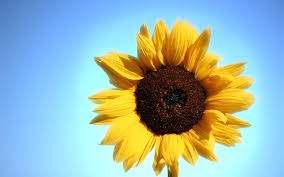
#> input picture Practices/Practice_5/Images/sun.jpg, 284 x 177 px, found by its file name
$ python cropImg.py
#> lines starting #> are read from the running program, lines starting #| are printed output that depends on the picture
import cv2
img = cv2.imread("/home/jimi/Documents/TalTech/Md/IntroToPython/Practice_5/Images/sun.jpg")
#> img is the input picture: shape (177, 284, 3); mean B, G, R 176.2, 182.8, 154.6
startRow = int(177*.15)
startCol = int(284*.15)
endRow = int(177*.85)
endCol = int(284*85)
croppedImage = img[startRow:endRow, startCol:endCol]
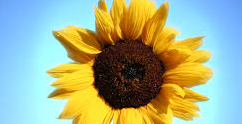
#> croppedImage: shape (124, 242, 3); mean B, G, R 139, 174.2, 162.4
cv2.imshow('Original Image', img)
cv2.imshow('Cropped Image', croppedImage)
cv2.waitKey(0)

$ run again, with Practices/Practice_5/Images/beautifulview.jpg copied over Practices/Practice_5/Images/sun.jpg
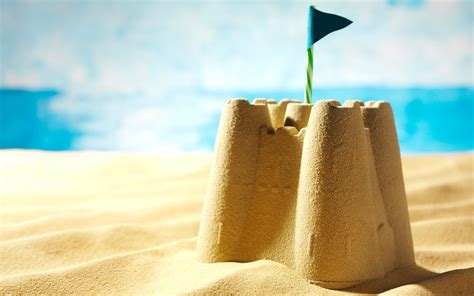
#> input picture Practices/Practice_5/Images/beautifulview.jpg, 474 x 296 px, found by its file name
#> img is the input picture: shape (296, 474, 3); mean B, G, R 171.1, 197, 191.2
#> `croppedImage = img[startRow:endRow, startCol:endCol]`:
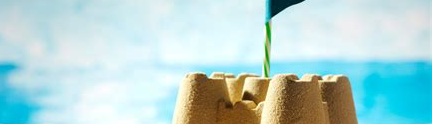
#> croppedImage: shape (124, 432, 3); mean B, G, R 212, 212.9, 178.8
